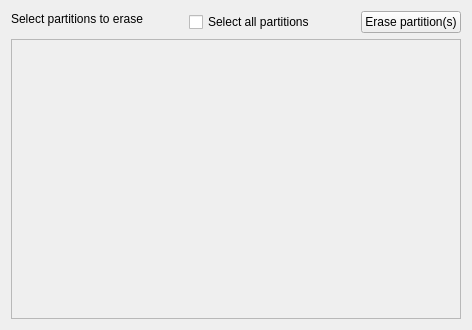
        <widget class="QWidget" name="erasetab">
         <attribute name="title">
          <string>Erase partition(s)</string>
         </attribute>
         <layout class="QHBoxLayout" name="horizontalLayout_10">
          <item>
           <layout class="QVBoxLayout" name="verticalLayout_10">
            <item>
             <layout class="QHBoxLayout" name="horizontalLayout_9">
              <item>
               <widget class="QLabel" name="erasetitle">
                <property name="sizePolicy">
                 <sizepolicy hsizetype="Preferred" vsizetype="Fixed">
                  <horstretch>0</horstretch>
                  <verstretch>0</verstretch>
                 </sizepolicy>
                </property>
                <property name="minimumSize">
                 <size>
                  <width>0</width>
                  <height>20</height>
                 </size>
                </property>
                <property name="text">
                 <string>Select partitions to erase</string>
                </property>
                <property name="alignment">
                 <set>Qt::AlignmentFlag::AlignLeading|Qt::AlignmentFlag::AlignLeft|Qt::AlignmentFlag::AlignTop</set>
                </property>
               </widget>
              </item>
              <item>
               <spacer name="horizontalSpacer_13">
                <property name="orientation">
                 <enum>Qt::Orientation::Horizontal</enum>
                </property>
                <property name="sizeHint" stdset="0">
                 <size>
                  <width>40</width>
                  <height>20</height>
                 </size>
                </property>
               </spacer>
              </item>
              <item>
               <widget class="QCheckBox" name="eraseselectallpartitionscheckbox">
                <property name="text">
                 <string>Select all partitions</string>
                </property>
               </widget>
              </item>
              <item>
               <spacer name="horizontalSpacer_12">
                <property name="orientation">
                 <enum>Qt::Orientation::Horizontal</enum>
                </property>
                <property name="sizeHint" stdset="0">
                 <size>
                  <width>40</width>
                  <height>20</height>
                 </size>
                </property>
               </spacer>
              </item>
              <item>
               <widget class="QPushButton" name="erasepartitionsbtn">
                <property name="text">
                 <string>Erase partition(s)</string>
                </property>
               </widget>
              </item>
             </layout>
            </item>
            <item>
             <widget class="QScrollArea" name="erasepartitionList">
              <property name="sizePolicy">
               <sizepolicy hsizetype="MinimumExpanding" vsizetype="Expanding">
                <horstretch>0</horstretch>
                <verstretch>0</verstretch>
               </sizepolicy>
              </property>
              <property name="minimumSize">
               <size>
                <width>0</width>
                <height>280</height>
               </size>
              </property>
              <property name="verticalScrollBarPolicy">
               <enum>Qt::ScrollBarPolicy::ScrollBarAsNeeded</enum>
              </property>
              <property name="horizontalScrollBarPolicy">
               <enum>Qt::ScrollBarPolicy::ScrollBarAsNeeded</enum>
              </property>
              <property name="sizeAdjustPolicy">
               <enum>QAbstractScrollArea::SizeAdjustPolicy::AdjustToContentsOnFirstShow</enum>
              </property>
              <property name="widgetResizable">
               <bool>true</bool>
              </property>
              <widget class="QWidget" name="scrollAreaWidgetContents_3">
               <property name="geometry">
                <rect>
                 <x>0</x>
                 <y>0</y>
                 <width>700</width>
                 <height>304</height>
                </rect>
               </property>
              </widget>
             </widget>
            </item>
           </layout>
          </item>
         </layout>
        </widget>
